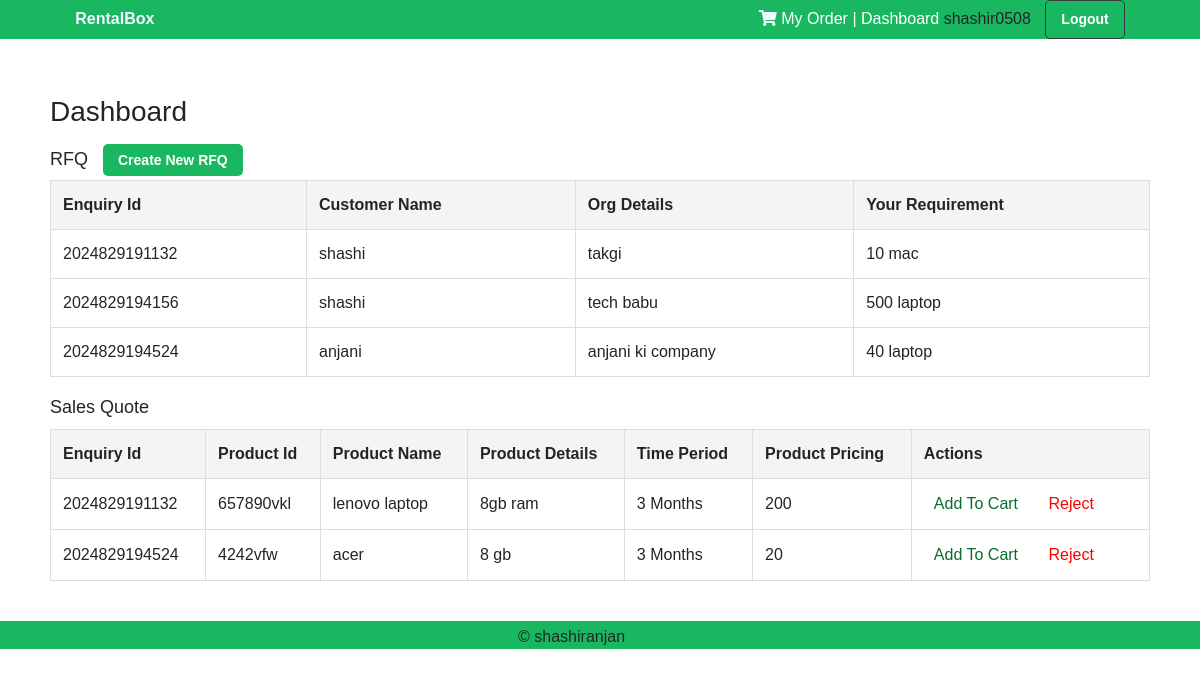
/dashboard/ (signed in), run on an earlier commit of the app's database.
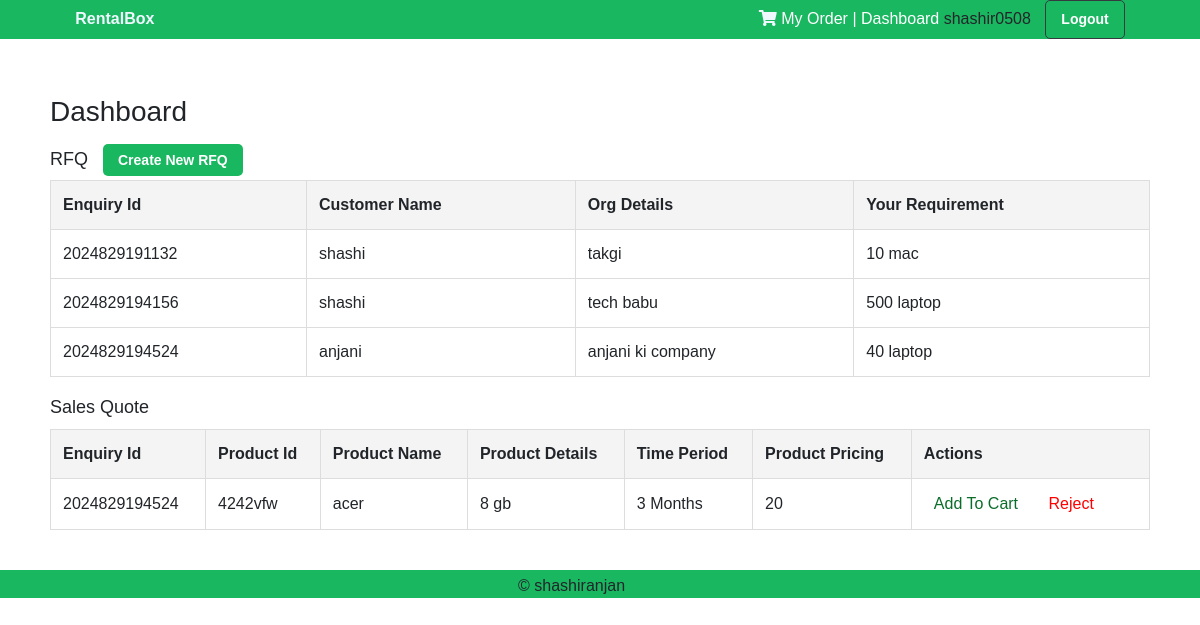
And on a later commit of the database.
### warehouse/models.py (models this page shows)
class EnquiryDetails(models.Model):
    user = models.ForeignKey(User, on_delete=models.CASCADE, null = True)
    enquiry_id = models.CharField(max_length=64, null = True)
    customer_name = models.CharField(max_length=64, null = True)
    your_email = models.EmailField(max_length = 128, null = True)
    phone_number = PhoneField(blank=True, help_text='Contact phone number')
    org_details = models.CharField(max_length=64, null= True)
    your_requirement = models.CharField(max_length=64, null = True)

class SalesQuoteDetails(models.Model):
    enquiry = models.ForeignKey(EnquiryDetails,on_delete=models.CASCADE)
    sales_quote_id = models.CharField(max_length=64, null = True)
    product_obj = models.ForeignKey(Products,on_delete=models.CASCADE, null=True)
    product_name = models.CharField(max_length=264, null = True)   #
    product_id = models.CharField(max_length = 128, null = True)   #
    qty= models.IntegerField(null = True)
    product_details = models.CharField(max_length = 128, null = True)  #
    time_period = models.CharField(choices=CATEGORY_CHOICES, max_length = 200, null = True, default="Other")
    pricing = models.CharField(max_length=64, null = True)  #
    added_to_cart = models.BooleanField(default=False)
    sq_reject= models.BooleanField(default=False)

### warehouse/views.py (the view)
# urls.py: path('dashboard/',views.dashboard_view, name='dashboard'),
@login_required(login_url='/login/')
def dashboard_view(request):
    username= request.user.email
    name = username.split('@')[0]
    role=request.user.role
    if role == 'ADMIN':
        data= EnquiryDetails.objects.all()
    else:
        data= request_for_quote_view(request)
    sales_quote = SalesQuoteDetails.objects.filter(added_to_cart=False, sq_reject=False)
    return render(request, 'dashboard.html',{'data':data,'sales_quote':sales_quote, 'name':name,'role':role})

### warehouse/views.py (called while the page is built)
@login_required(login_url='/login/')
def request_for_quote_view(request):
    data = EnquiryDetails.objects.filter(user=request.user)
    return data

### warehouse/templates/dashboard.html (shortened to what the changed rows need)
{% extends 'layout/app.html' %}
{% load static %}
        {% block content %}
        <head>
            <link rel = "stylesheet" type="text/css" href="{% static '/warehouse/css/dashboard.css' %}">
        </head>
        <body>
        <div class="container">
            <table>
                <thead>
                    <tr>
                        <th>Enquiry Id</th>
                        <th>Customer Name</th>
                        <th>Org Details</th>
                        <th>Your Requirement</th>
                    </tr>
                </thead>
                <tbody>
                    {% for val in data %}
                    <tr>
                        <td>{{ val.enquiry_id }}</td>
                        <td>{{ val.customer_name }}</td>
                        <td>{{ val.org_details }}</td>
                        <td>{{ val.your_requirement }}</td>
                    </tr>
                    {% endfor %}
                </tbody>
            </table>
            <table>
                <thead>
                    <tr>
                        <th>Enquiry Id</th>
                        <th>Product Id</th>
                        <th>Product Name</th>
                        <th>Product Details</th>
                        <th>Time Period</th>
                        <th>Product Pricing</th>
                        <th>Actions</th>
                    </tr>
                </thead>
                <tbody>
                    {% for val in data %}
                        {% for products in sales_quote %}
                        {% if products.enquiry.enquiry_id == val.enquiry_id %}
                        <tr>
                            <td>{{ val.enquiry_id }}</td>
                            <td>{{ products.product_id }}</td>
                            <td>{{ products.product_name }}</td>
                            <td>{{ products.product_details }}</td>
                            <td>{{ products.time_period }}</td>
                            <td>{{ products.pricing }}</td>
                            <td class="actions">
                                <a href="{% url 'add_to_cart' id=products.sales_quote_id %}" class="add-to-cart-btn" onclick="addToCart()">Add To Cart</a>
                                <button class="btn-reject">
                                    <a href="{% url 'reject_sales_quote' id=products.sales_quote_id %}">Reject</a>
                                </button>
                            </td>
                        </tr>
                        {% endif %}
                        {% endfor %}
                    {% endfor %}
                </tbody>
            </table>
        </div>
        </body>
    {% endblock %}

What changed in the data, as far as the page shows it:
changed EnquiryDetails "takgi": loses SalesQuoteDetails ({{ val.enquiry_id }} "2024829191132", product_id "657890vkl", product_name "lenovo laptop", product_details "8gb ram", time_period "3 Months", pricing "200")
